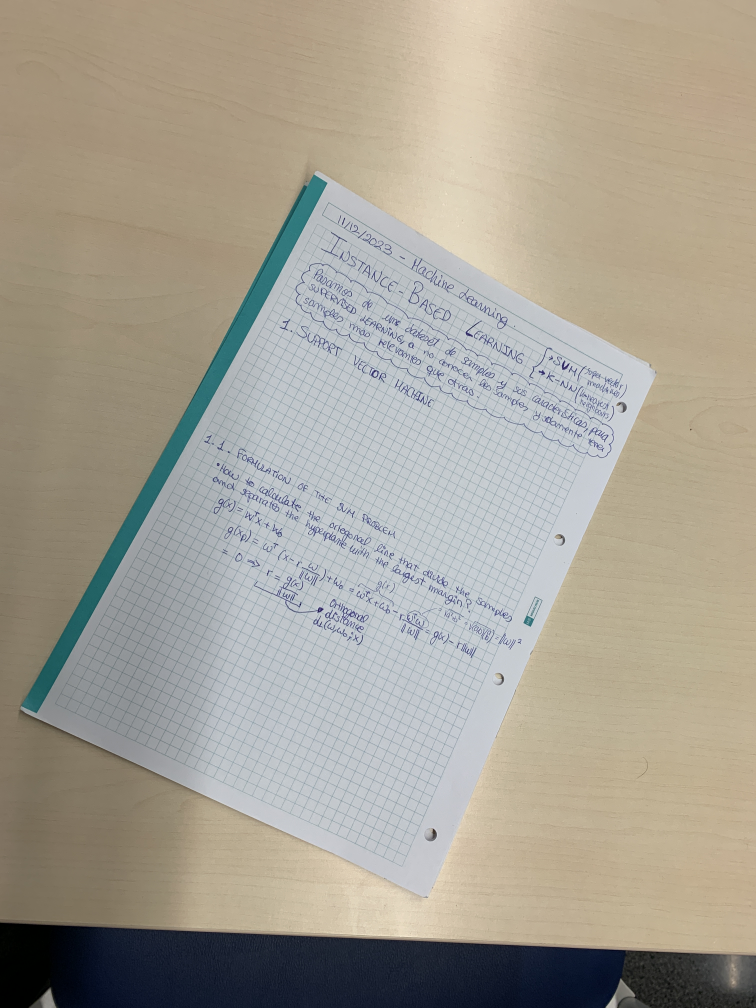
#> input picture 07b-WarpAffine/input/scan_pedro.jpg, 3024 x 4032 px (shown at 1/4 size)
$ jupyter execute --allow-errors 7b-WarpAffine.ipynb
#> lines starting #> are read from the running program, lines starting #| are printed output that depends on the picture
# Warp affine transformations

## Task

Given a document image transform it to a scanner like perspective.

Use your own document image.

[cell 1]
import numpy as np
import cv2
import matplotlib.pyplot as plt

[cell 2]
im_photo = cv2.imread("input/photo_doc.jpg")
im_scanned = cv2.imread("input/scanned.jpg")

[cell 3]
fig, (ax1, ax2) = plt.subplots(1, 2)
#> (the rest of this cell did not finish here and is left out)

## Interesting links

* [cv2.getAffineTransform documentation](https://docs.opencv.org/3.4/da/d54/group__imgproc__transform.html#ga8f6d378f9f8eebb5cb55cd3ae295a999)
* [cv2.warpAffine documentation](https://docs.opencv.org/3.4/da/d54/group__imgproc__transform.html#ga0203d9ee5fcd28d40dbc4a1ea4451983)

[cell 4]
im_photo = cv2.imread("input/scan_pedro.jpg")
#> im_photo is the input picture: shape (4032, 3024, 3); mean B, G, R 147.9, 160.2, 165.8
altura, anchura, ch = im_photo.shape
#> altura = 4032; anchura = 3024; ch = 3

fig, (ax1) = plt.subplots(1)
ax1.imshow(im_photo)
print(im_photo.shape)
#| (4032, 3024, 3)

[cell 5]
pts_org = ([[50, 2800], # abaix esquerra
                   #[1700, 3500], # abaix dreta
                   [1200,700], # adalt esquerra
                   [2650,1500]]) # adalt dreta

pts_dest = np.float32([[0,altura],
                       #[3000,4000],
                       [0,0],
                       [anchura,0]])
#> pts_dest = [[0, 4032], [0, 0], [3024, 0]]

img_aux = im_photo.copy()
for p1 in pts_org:
    cv2.circle(img_aux, p1, radius = 50, color = (255,0,0), thickness=-1)

fig, (ax1) = plt.subplots(1)
ax1.imshow(img_aux)

[cell 6]
pts_org = np.float32(pts_org)

M = cv2.getAffineTransform(pts_org, pts_dest)
#> M = [[1.6, 0.877, -2535.9], [-0.814, 1.47, -55.93]]
dst = cv2.warpAffine(im_photo, M, (anchura, altura))
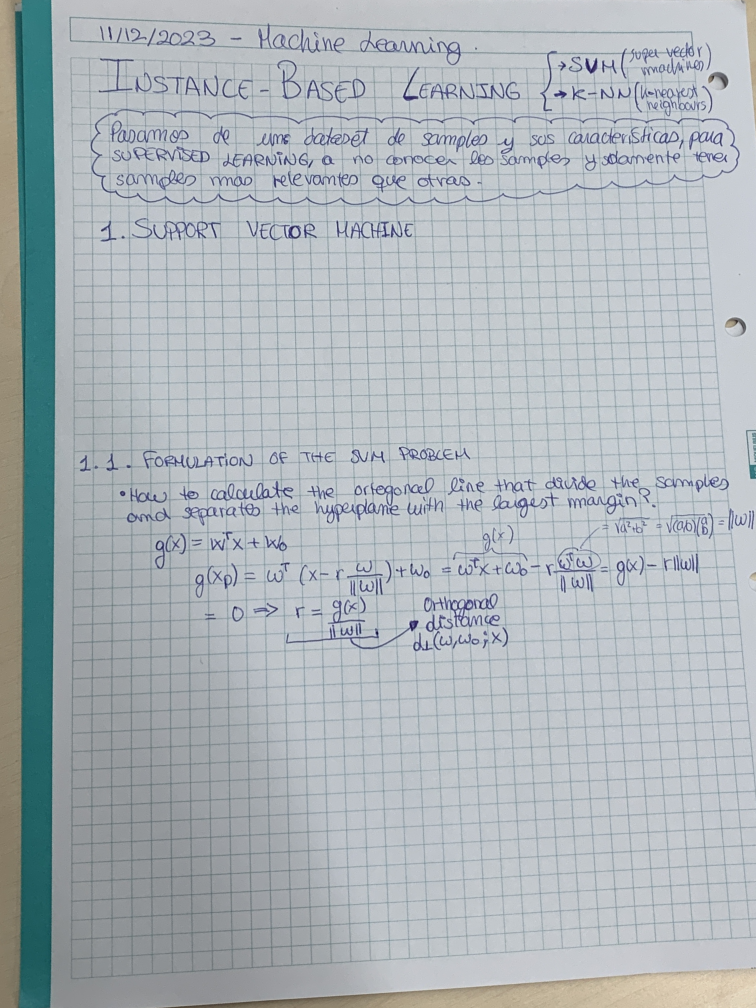
#> dst: shape (4032, 3024, 3) (shown at 1/4 size); mean B, G, R 185.4, 180.7, 172.9

plt.subplot(121)
plt.imshow(im_photo)
plt.title('Input')

plt.subplot(122)
plt.imshow(dst)
plt.title('Output')

plt.show()
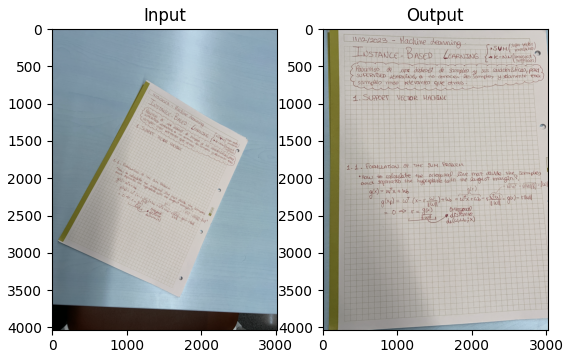
#> figure drawn by matplotlib, 2 panels; B, G, R data is drawn as R, G, B
